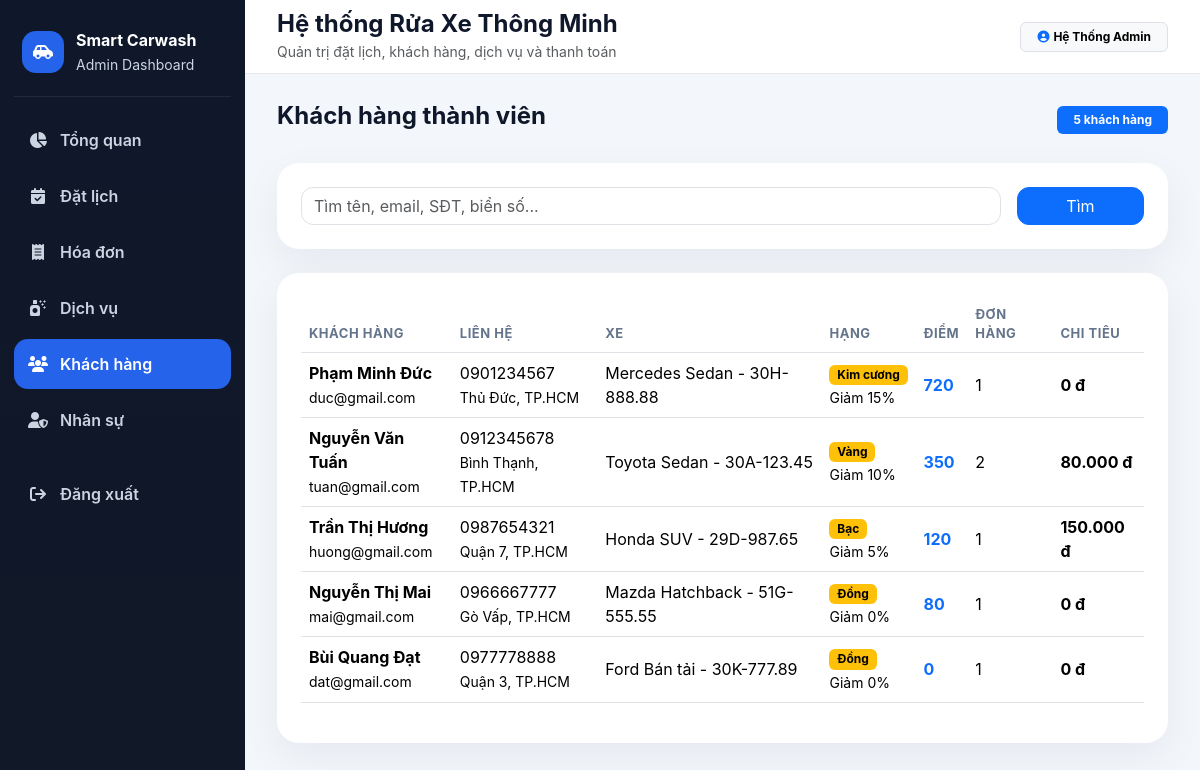
/admin/members.php (signed in), run on the app's committed database.
### tables this page shows
CREATE TABLE `users` (
  `id` INT AUTO_INCREMENT PRIMARY KEY,
  `email` VARCHAR(150) UNIQUE NOT NULL,
  `hashed_password` VARCHAR(255) NOT NULL,
  `name` VARCHAR(100) NOT NULL,
  `branch_id` INT DEFAULT NULL,
  `role` ENUM('customer','admin','staff') NOT NULL,
  `phone` VARCHAR(20) DEFAULT NULL,
  `address` TEXT DEFAULT NULL,
  `point` INT DEFAULT 0,
  `rank_id` INT DEFAULT NULL,
  `is_active` TINYINT(1) NOT NULL DEFAULT 1,
  `created_at` DATETIME DEFAULT CURRENT_TIMESTAMP,
  `updated_at` DATETIME DEFAULT CURRENT_TIMESTAMP ON UPDATE CURRENT_TIMESTAMP,
  CONSTRAINT `fk_users_branches` FOREIGN KEY (`branch_id`) REFERENCES `branches` (`id`) ON DELETE SET NULL,
  CONSTRAINT `fk_users_ranks` FOREIGN KEY (`rank_id`) REFERENCES `ranks` (`id`) ON DELETE SET NULL,
  INDEX `idx_users_role` (`role`),
  INDEX `idx_users_phone` (`phone`)
);

CREATE TABLE `ranks` (
  `id` INT AUTO_INCREMENT PRIMARY KEY,
  `name` VARCHAR(100) NOT NULL,
  `discount` INT NOT NULL DEFAULT 0,
  `min_point` INT NOT NULL DEFAULT 0,
  `created_at` DATETIME DEFAULT CURRENT_TIMESTAMP,
  `updated_at` DATETIME DEFAULT CURRENT_TIMESTAMP ON UPDATE CURRENT_TIMESTAMP
);

### db.php (called while the page is built, shortened)
<?php
function e($value) {
    return htmlspecialchars((string)($value ?? ''), ENT_QUOTES, 'UTF-8');
}
function money($value) {
    return number_format((int)$value, 0, ',', '.') . " đ";
}
function fetch_all($result) {
    return $result->fetch_all(MYSQLI_ASSOC);
}
?>

### admin/members.php (the view, shortened to what this page needs)
<?php include "admin_header.php";
$search = trim($_GET['search'] ?? '');
$where = "WHERE u.role='customer'";
$members = fetch_all($conn->query("
SELECT u.*, r.name rank_name, r.discount,
       GROUP_CONCAT(DISTINCT CONCAT(v.brand,' ',v.vehicle_type,' - ',v.license_plate) SEPARATOR '<br>') vehicles,
       COUNT(DISTINCT o.id) total_orders,
       COALESCE(SUM(CASE WHEN o.status='COMPLETED' THEN o.total ELSE 0 END),0) spent
FROM users u
LEFT JOIN ranks r ON r.id=u.rank_id
LEFT JOIN vehicles v ON v.user_id=u.id
LEFT JOIN orders o ON o.customer_id=u.id
$where
GROUP BY u.id
ORDER BY u.point DESC, u.created_at DESC
"));
?>
<div class="d-flex justify-content-between align-items-center mb-4">
<h4 class="fw-bold">Khách hàng thành viên</h4>
<span class="badge text-bg-primary px-3 py-2"><?= count($members) ?> khách hàng</span>
</div>
<div class="card cardx p-4 mb-4">
<form class="row g-3"><div class="col-md-10"><input name="search" class="form-control" placeholder="Tìm tên, email, SĐT, biển số..." value="<?= e($search) ?>"></div><div class="col-md-2 d-grid"><button class="btn btn-primary">Tìm</button></div></form>
</div>
<div class="card cardx p-4"><table class="table align-middle">
<thead><tr><th>Khách hàng</th><th>Liên hệ</th><th>Xe</th><th>Hạng</th><th>Điểm</th><th>Đơn hàng</th><th>Chi tiêu</th></tr></thead>
<tbody>
<?php foreach($members as $m): ?>
<tr>
<td><strong><?= e($m['name']) ?></strong><br><small><?= e($m['email']) ?></small></td>
<td><?= e($m['phone']) ?><br><small><?= e($m['address']) ?></small></td>
<td><?= $m['vehicles'] ?: '<span class="text-muted">Chưa có xe</span>' ?></td>
<td><span class="badge text-bg-warning"><?= e($m['rank_name'] ?: 'Chưa xếp hạng') ?></span><br><small>Giảm <?= (int)$m['discount'] ?>%</small></td>
<td class="fw-bold text-primary"><?= number_format((int)$m['point']) ?></td>
<td><?= (int)$m['total_orders'] ?></td>
<td class="fw-bold"><?= money($m['spent']) ?></td>
</tr>
<?php endforeach; ?>
</tbody></table></div>
<?php include "admin_footer.php"; ?>

### admin/admin_header.php (style rules this page uses)
:root { --side:#0f172a;--side2:#111827;--blue:#2563eb;--bg:#f3f6fb }
body { background:var(--bg);font-family:Inter,Segoe UI,Arial,sans-serif;color:#0f172a }
.cardx { border:0;border-radius:22px;box-shadow:0 14px 40px rgba(15,23,42,.06) }
.table thead th { font-size:13px;text-transform:uppercase;letter-spacing:.04em;color:#64748b }
.btn { border-radius:12px }
.form-control,.form-select { border-radius:12px }

### data on the page
users: name "Phạm Minh Đức", email "duc@gmail.com", phone "0901234567", address "Thủ Đức, TP.HCM", vehicles "Mercedes Sedan - 30H-888.88", rank.name "Kim cương", rank.discount "15", point "720", total_orders "1", spent "0 đ"
users: name "Nguyễn Văn Tuấn", email "tuan@gmail.com", phone "0912345678", address "Bình Thạnh, TP.HCM", vehicles "Toyota Sedan - 30A-123.45", rank.name "Vàng", rank.discount "10", point "350", total_orders "2", spent "80.000 đ"
users: name "Trần Thị Hương", email "huong@gmail.com", phone "0987654321", address "Quận 7, TP.HCM", vehicles "Honda SUV - 29D-987.65", rank.name "Bạc", rank.discount "5", point "120", total_orders "1", spent "150.000 đ"
users: name "Nguyễn Thị Mai", email "mai@gmail.com", phone "0966667777", address "Gò Vấp, TP.HCM", vehicles "Mazda Hatchback - 51G-555.55", rank.name "Đồng", rank.discount "0", point "80", total_orders "1", spent "0 đ"
users: name "Bùi Quang Đạt", email "dat@gmail.com", phone "0977778888", address "Quận 3, TP.HCM", vehicles "Ford Bán tải - 30K-777.89", rank.name "Đồng", rank.discount "0", point "0", total_orders "1", spent "0 đ"

### other printed values
$item[2] "Tổng quan"
$item[2] "Đặt lịch"
$item[2] "Hóa đơn"
$item[2] "Dịch vụ"
$item[2] "Khách hàng"
$item[2] "Nhân sự"
$adminName "Hệ Thống Admin"
count($members) "5"
